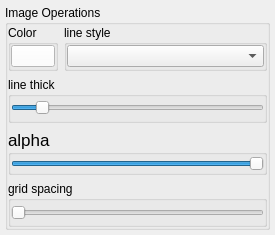
<?xml version="1.0" encoding="UTF-8"?>
<ui version="4.0">
 <class>ImageControl</class>
 <widget class="QWidget" name="ImageControl">
  <property name="geometry">
   <rect>
    <x>0</x>
    <y>0</y>
    <width>275</width>
    <height>235</height>
   </rect>
  </property>
  <property name="sizePolicy">
   <sizepolicy hsizetype="Fixed" vsizetype="Fixed">
    <horstretch>0</horstretch>
    <verstretch>0</verstretch>
   </sizepolicy>
  </property>
  <property name="minimumSize">
   <size>
    <width>0</width>
    <height>235</height>
   </size>
  </property>
  <property name="windowTitle">
   <string>Form</string>
  </property>
  <layout class="QGridLayout" name="gridLayout_4">
   <property name="leftMargin">
    <number>5</number>
   </property>
   <property name="topMargin">
    <number>5</number>
   </property>
   <property name="rightMargin">
    <number>5</number>
   </property>
   <property name="bottomMargin">
    <number>5</number>
   </property>
   <item row="0" column="0">
    <widget class="QGroupBox" name="control_imageOperations_Gbox">
     <property name="minimumSize">
      <size>
       <width>250</width>
       <height>200</height>
      </size>
     </property>
     <property name="maximumSize">
      <size>
       <width>16777215</width>
       <height>16777215</height>
      </size>
     </property>
     <property name="title">
      <string>Image Operations</string>
     </property>
     <layout class="QGridLayout" name="gridLayout_6">
      <property name="leftMargin">
       <number>0</number>
      </property>
      <property name="topMargin">
       <number>0</number>
      </property>
      <property name="rightMargin">
       <number>0</number>
      </property>
      <property name="bottomMargin">
       <number>0</number>
      </property>
      <item row="0" column="0">
       <widget class="QGroupBox" name="control_colorSelector_GBox">
        <property name="sizePolicy">
         <sizepolicy hsizetype="Preferred" vsizetype="Fixed">
          <horstretch>0</horstretch>
          <verstretch>0</verstretch>
         </sizepolicy>
        </property>
        <property name="maximumSize">
         <size>
          <width>50</width>
          <height>51</height>
         </size>
        </property>
        <property name="font">
         <font>
          <weight>50</weight>
          <bold>false</bold>
         </font>
        </property>
        <property name="title">
         <string>Color</string>
        </property>
        <layout class="QVBoxLayout" name="verticalLayout">
         <property name="spacing">
          <number>0</number>
         </property>
         <property name="leftMargin">
          <number>0</number>
         </property>
         <property name="topMargin">
          <number>0</number>
         </property>
         <property name="rightMargin">
          <number>0</number>
         </property>
         <property name="bottomMargin">
          <number>0</number>
         </property>
         <item>
          <widget class="QPushButton" name="control_colorSelector">
           <property name="styleSheet">
            <string notr="true">QWidget { background-color: #FFFFFF}</string>
           </property>
           <property name="text">
            <string/>
           </property>
          </widget>
         </item>
        </layout>
       </widget>
      </item>
      <item row="0" column="1">
       <widget class="QGroupBox" name="control_linestyleSelector_GBox">
        <property name="sizePolicy">
         <sizepolicy hsizetype="Preferred" vsizetype="Fixed">
          <horstretch>0</horstretch>
          <verstretch>0</verstretch>
         </sizepolicy>
        </property>
        <property name="maximumSize">
         <size>
          <width>16777215</width>
          <height>51</height>
         </size>
        </property>
        <property name="font">
         <font>
          <weight>50</weight>
          <bold>false</bold>
         </font>
        </property>
        <property name="title">
         <string>line style</string>
        </property>
        <layout class="QGridLayout" name="gridLayout_2">
         <property name="leftMargin">
          <number>0</number>
         </property>
         <property name="topMargin">
          <number>0</number>
         </property>
         <property name="rightMargin">
          <number>0</number>
         </property>
         <property name="bottomMargin">
          <number>0</number>
         </property>
         <item row="0" column="0">
          <widget class="QComboBox" name="control_linestyleSelector"/>
         </item>
        </layout>
       </widget>
      </item>
      <item row="1" column="0" colspan="2">
       <widget class="QGroupBox" name="Slider_linewidth_GBox">
        <property name="sizePolicy">
         <sizepolicy hsizetype="Preferred" vsizetype="Fixed">
          <horstretch>0</horstretch>
          <verstretch>0</verstretch>
         </sizepolicy>
        </property>
        <property name="maximumSize">
         <size>
          <width>16777215</width>
          <height>50</height>
         </size>
        </property>
        <property name="font">
         <font>
          <weight>50</weight>
          <bold>false</bold>
         </font>
        </property>
        <property name="title">
         <string>line thick</string>
        </property>
        <layout class="QGridLayout" name="gridLayout">
         <property name="leftMargin">
          <number>0</number>
         </property>
         <property name="topMargin">
          <number>0</number>
         </property>
         <property name="rightMargin">
          <number>0</number>
         </property>
         <property name="bottomMargin">
          <number>0</number>
         </property>
         <item row="0" column="0">
          <widget class="QSlider" name="Slider_linewidth">
           <property name="maximumSize">
            <size>
             <width>16777215</width>
             <height>22</height>
            </size>
           </property>
           <property name="font">
            <font>
             <pointsize>9</pointsize>
            </font>
           </property>
           <property name="maximum">
            <number>100</number>
           </property>
           <property name="value">
            <number>10</number>
           </property>
           <property name="orientation">
            <enum>Qt::Horizontal</enum>
           </property>
          </widget>
         </item>
        </layout>
       </widget>
      </item>
      <item row="2" column="0" colspan="2">
       <widget class="QGroupBox" name="Slider_alpha_GBox">
        <property name="sizePolicy">
         <sizepolicy hsizetype="Preferred" vsizetype="Fixed">
          <horstretch>0</horstretch>
          <verstretch>0</verstretch>
         </sizepolicy>
        </property>
        <property name="maximumSize">
         <size>
          <width>16777215</width>
          <height>50</height>
         </size>
        </property>
        <property name="font">
         <font>
          <pointsize>13</pointsize>
          <weight>50</weight>
          <bold>false</bold>
         </font>
        </property>
        <property name="title">
         <string>alpha</string>
        </property>
        <layout class="QGridLayout" name="gridLayout_5">
         <property name="leftMargin">
          <number>0</number>
         </property>
         <property name="topMargin">
          <number>0</number>
         </property>
         <property name="rightMargin">
          <number>0</number>
         </property>
         <property name="bottomMargin">
          <number>0</number>
         </property>
         <item row="0" column="0">
          <widget class="QSlider" name="Slider_alpha">
           <property name="maximumSize">
            <size>
             <width>16777215</width>
             <height>22</height>
            </size>
           </property>
           <property name="font">
            <font>
             <pointsize>9</pointsize>
            </font>
           </property>
           <property name="maximum">
            <number>100</number>
           </property>
           <property name="value">
            <number>100</number>
           </property>
           <property name="orientation">
            <enum>Qt::Horizontal</enum>
           </property>
          </widget>
         </item>
        </layout>
       </widget>
      </item>
      <item row="3" column="0" colspan="2">
       <widget class="QGroupBox" name="Slider_gridspacing_GBox">
        <property name="maximumSize">
         <size>
          <width>16777215</width>
          <height>50</height>
         </size>
        </property>
        <property name="font">
         <font>
          <weight>50</weight>
          <bold>false</bold>
         </font>
        </property>
        <property name="title">
         <string>grid spacing</string>
        </property>
        <layout class="QGridLayout" name="gridLayout_3">
         <property name="leftMargin">
          <number>0</number>
         </property>
         <property name="topMargin">
          <number>0</number>
         </property>
         <property name="rightMargin">
          <number>0</number>
         </property>
         <property name="bottomMargin">
          <number>0</number>
         </property>
         <item row="0" column="0">
          <widget class="QSlider" name="Slider_gridspacing">
           <property name="minimum">
            <number>1</number>
           </property>
           <property name="maximum">
            <number>90</number>
           </property>
           <property name="orientation">
            <enum>Qt::Horizontal</enum>
           </property>
          </widget>
         </item>
        </layout>
       </widget>
      </item>
     </layout>
    </widget>
   </item>
  </layout>
 </widget>
 <resources/>
 <connections/>
</ui>
